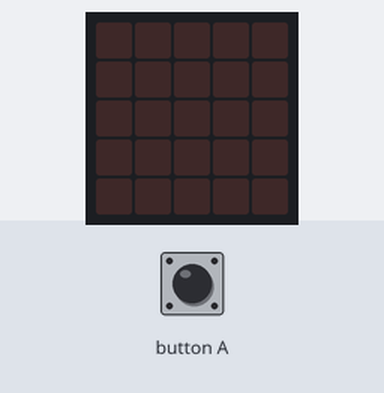
The program below on a simulated BBC micro:bit (MakeCode). On the bench: the board's 5×5 LED display. The inputs (shaded band) are chosen by the test bench.

Above: at 1.2 s.
1.3 s: button A pressed for 0.15 s
At 2.2 s:
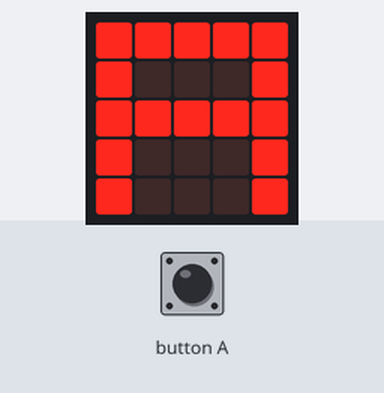
At 12.5 s:
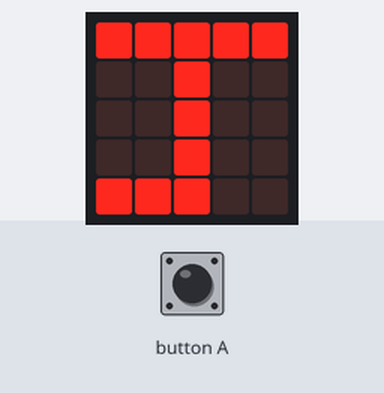
Timing chart, 0 to 14.0 s (numbered marks = the images above; inputs shaded):
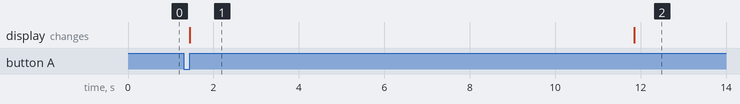

Measured:
- after the input at 1.3 s, the display: changes after 0.15 s (image 1)
- what the display in image 1 shows lasts 10.4 s, from 1.5 s to 11.9 s

The program:

main.ts
```typescript
input.onButtonPressed(Button.A, function () {
    basic.showLeds(`
        # # # # #
        # . . . #
        # # # # #
        # . . . #
        # . . . #
        `)
    basic.pause(10000)
    basic.showLeds(`
        # # # # #
        . . # . .
        . . # . .
        . . # . .
        # # # . .
        `)
    basic.pause(5000)
    basic.showLeds(`
        # # # # #
        # . . . .
        # # # . .
        # . . . .
        # # # # #
        `)
    basic.pause(20000)
    basic.showLeds(`
        # # # # #
        # . . . .
        # # # # #
        . . . . #
        # # # # #
        `)
    basic.pause(10000)
    basic.showLeds(`
        # # # # #
        # . . . #
        # # # # #
        # . . . #
        # . . . #
        `)
    basic.pause(10000)
    basic.showLeds(`
        # # # # #
        # . . . .
        # # # . .
        # . . . .
        # # # # #
        `)
    basic.pause(20000)
    basic.clearScreen()
})
```

test.ts
```typescript
// aquí va el archivo "tests"; esto no se compilará cuando este paquete se utilice como una extensión.
```
